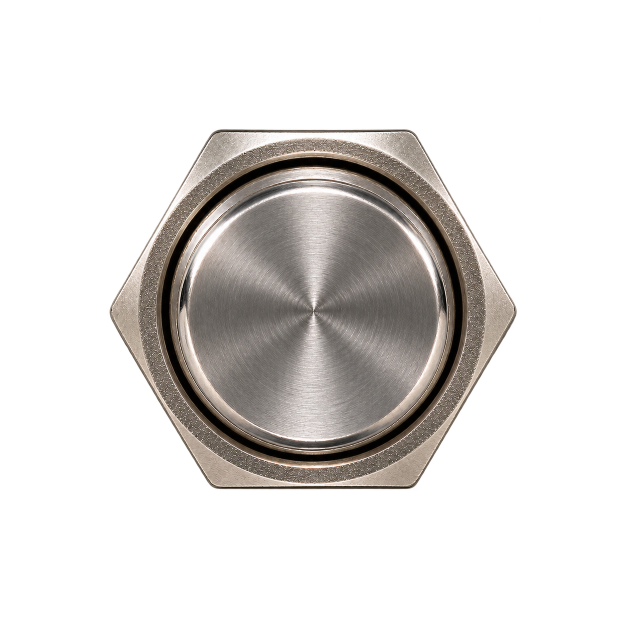
#> input picture design/src/footswitch_photo.png, 1254 x 1254 px, given in place of boitier.png, which was not available (shown at 1/2 size); the run also reads 1 picture not shown here
$ python make_art.py
#> lines starting #> are read from the running program, lines starting #| are printed output that depends on the picture; after the words box and inside, x2 and y2 are one past the last pixel; in counts of white or black regions, pixels touching at a corner belong together
# Wharry v2 (NINE HANDS | DSP) : fabrique les images du plugin a partir des pieces photo de design/src.
# Repere de travail = image 1950 x 1800 px ; repere du plugin = image / 2 (975 x 900 unites).
# Aucune piece n'est agrandie : toutes les sources sont seulement reduites.
# Sorties (dossier art/) : background.png, treadle.png, knob_base.png, knob_marker.png, knob_shadow.png,
#                          sw_slider.png, fs_cap.png ; et Layout.h (positions en unites du plugin).
# Les textes, graduations, logo, ecran, barre de presets et lumieres sont dessines en vectoriel par l'editeur.
from PIL import Image, ImageDraw, ImageFilter, ImageChops, ImageFont
import numpy as np, math, os, json, cv2

ROOT = os.path.dirname(os.path.dirname(os.path.abspath(__file__)))
SRC = os.path.join(ROOT, 'design', 'src')
OUT = os.path.join(ROOT, 'art')
FONTS = os.path.join(ROOT, 'fonts')
os.makedirs(OUT, exist_ok=True)
def src(n): return Image.open(os.path.join(SRC, n)).convert('RGBA')
#> called with n = 'boitier.png'
#> returned value is the input picture: PIL image 1254x1254 RGBA; mean R, G, B, A 39.9, 37.1, 34.9, 70.9
def F(n, sz): return ImageFont.truetype(os.path.join(FONTS, 'Poppins-' + n + '.ttf'), sz)

H = 1800
JL = 205                                   # longueur des jacks le long de la tranche
P = round(JL * 109 / 515) - 4              # saillie des jacks
house = src('boitier.png').crop((131, 124, 3966, 3813))
s = H / house.height
#> s = 0.488
BW = round(house.width * s)
#> BW = 1871
W = BW + 2 * P + 1                         # 1950 : largeur paire (repere du plugin entier)
#> W = 1950
house = house.resize((BW, H), Image.LANCZOS)
#> house: PIL image 1871x1800 RGBA
hx = lambda v: (v - 131) * s
hyy = lambda v: (v - 124) * s
def X(v): return P + hx(v)
def Y(v): return hyy(v)

# 2e trait grave efface (la barre de presets le remplace)
hy = round(hyy(2570)); a0 = round(hx(2060)); a1 = round(hx(3840))
band = house.crop((a0, hy - 14, a1, hy - 6))
for k in range(0, 16, 8): house.paste(band, (a0, hy - 6 + k))
# 1er trait efface aussi : il est redessine, centre sur la zone de droite
l1 = round(hyy(1897)); e0 = round(hx(1800)); e1 = round(hx(3900))
band = house.crop((e0, l1 - 14, e1, l1 - 6))
for k in range(0, 16, 8): house.paste(band, (e0, l1 - 6 + k))

# cuvette agrandie de 10 % (plateau + 10 %), reprise dans la source pleine resolution, decalee de 25 px vers la gauche
m = 10; HO = src('boitier.png'); mo = m / s
#> after `mo = m / s`: mo = 20.49
cav = HO.crop((round(331 - mo), round(394 - mo), round(1970 + mo), round(3618 + mo)))
ow = round((1970 - 331) * s); NW = round(ow * 1.10); NT, NB = 50, 1745; NH = NB - NT
#> after `ow = round((1970 - 331) * s)`: ow = 800
#> after `NW = round(ow * 1.1)`: NW = 880
cav = cav.resize((NW + 2 * m, NH + 2 * m), Image.LANCZOS)
#> cav: PIL image 900x1715 RGBA
fm = np.ones((cav.height, cav.width))
for k in range(m):
    v = k / m; fm[k, :] = np.minimum(fm[k, :], v); fm[-1 - k, :] = np.minimum(fm[-1 - k, :], v)
    fm[:, k] = np.minimum(fm[:, k], v); fm[:, -1 - k] = np.minimum(fm[:, -1 - k], v)
ca = np.array(cav).astype(float); ca[..., 3] *= fm; cav = Image.fromarray(ca.astype('uint8'))
DX = -25
house.alpha_composite(cav, (round(hx(331) - m) + DX, NT - m))
CAV = (P + hx(331) + DX, NT, P + hx(331) + NW + DX, NB)
#> CAV = (111.6, 50, 991.6, 1745)

img = Image.new('RGBA', (W, H), (0, 0, 0, 0)); img.alpha_composite(house, (P, 0))
#> after `img = Image.new('RGBA', (W, H), (0, 0, 0, 0))`: img: PIL image 1950x1800 RGBA; every value is 0

def shadow(sprite, off, blur, op):
    a = sprite.split()[3].point(lambda v: int(v * op))
    sh = Image.new('RGBA', (sprite.width + 4 * blur, sprite.height + 4 * blur), (0, 0, 0, 0))
    mk = Image.new('L', sh.size, 0); mk.paste(a, (2 * blur, 2 * blur)); mk = mk.filter(ImageFilter.GaussianBlur(blur))
    sh.putalpha(mk); return sh
def put(sprite, cx, cy, sh=None):
    x = round(cx - sprite.width / 2); y = round(cy - sprite.height / 2)
    if sh:
        o, b, op = sh; S = shadow(sprite, o, b, op); img.alpha_composite(S, (x - 2 * b + o[0], y - 2 * b + o[1]))
    img.alpha_composite(sprite, (x, y))

# ---- plateau (a plat = orteil enfonce), plaque de caoutchouc remplacee, bords du cadre reduits de 40 %
cx0, cy0, cx1, cy1 = CAV
#> cx0 = 111.6; cy0 = 50; cx1 = 991.6; cy1 = 1745
tr = src('plateau.png')
#> call 3 of src, with n = 'plateau.png'
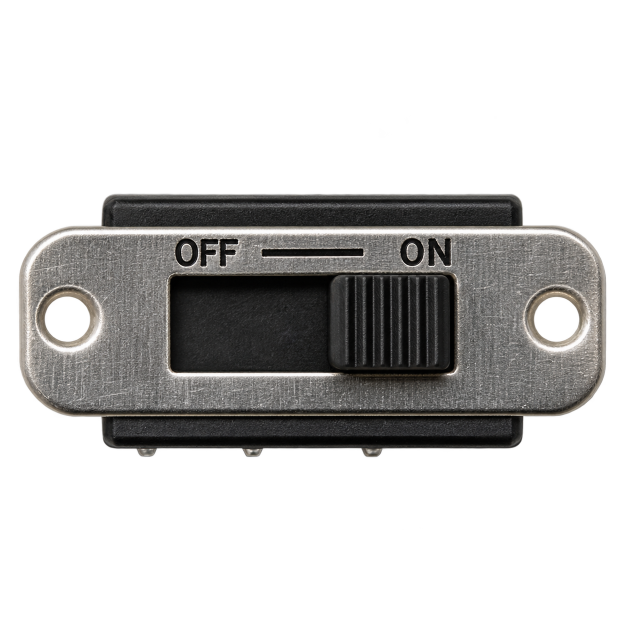
#> input picture design/src/inverseur_droite.png, 1254 x 1254 px, given in place of plateau.png, which was not available (shown at 1/2 size)
#> in src, returned value is the input picture: PIL image 1254x1254 RGBA; mean R, G, B, A 32, 31.2, 30.3, 85.4
rb = src('caoutchouc.png')
RX0, RY0, RX1, RY1 = 188, 244, 1580, 2958; rw, rh = RX1 - RX0, RY1 - RY0
cy = 1601
rb = rb.crop((800 - rw // 2, cy - rh // 2, 800 - rw // 2 + rw, cy - rh // 2 + rh))
ra = np.array(rb).astype(float); ra[..., 3] = 255
yy, xx = np.mgrid[0:rh, 0:rw]; dd = np.minimum.reduce([xx, yy, rw - 1 - xx, rh - 1 - yy]).astype(float)
ra[..., :3] *= (0.55 + 0.45 * np.clip(dd / 18, 0, 1))[..., None]
rb = Image.fromarray(np.clip(ra, 0, 255).astype('uint8'))
mk = Image.new('L', (rw, rh), 0); ImageDraw.Draw(mk).rounded_rectangle((0, 0, rw - 1, rh - 1), 38, fill=255); rb.putalpha(mk)
#> after `mk = Image.new('L', (rw, rh), 0)`: mk: PIL image 1392x2714 L; every value is 0
#> after `ImageDraw.Draw(mk).rounded_rectangle((0, 0, rw - 1, rh - 1), 38, fill=`:
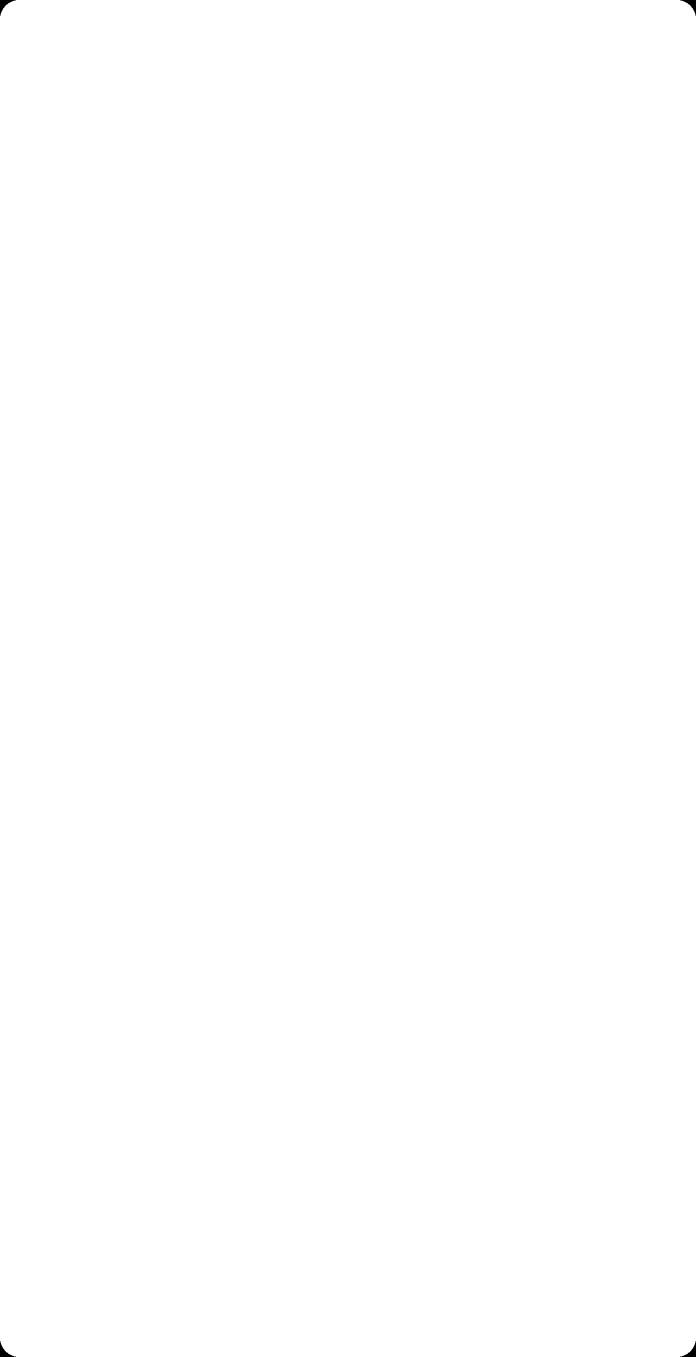
#> mk: PIL image 1392x2714 L (shown at 1/2 size); 100% white; 4 black regions, box (x1, y1, x2, y2) and area: (0, 0, 32, 32) 321, (1360, 0, 1392, 32) 321, (0, 2682, 32, 2714) 321, (1360, 2682, 1392, 2714) 321
tr.alpha_composite(rb, (RX0, RY0)); tr = tr.crop(tr.getbbox())
tw = round(cx1 - cx0 - 28); th = round(tw * tr.height / tr.width); tr = tr.resize((tw, th), Image.LANCZOS)
#> after `tw = round(cx1 - cx0 - 28)`: tw = 852
TX, TY = round((cx0 + cx1) / 2 - tw / 2), round(cy0 + 14)
tr.save(os.path.join(OUT, 'treadle.png'))

# ---- jacks (IN a droite, OUT a gauche, jamais de miroir)
jk = src('jack_photo.png').crop((45, 79, 560, 188))
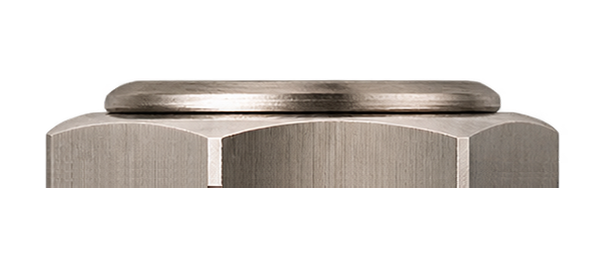
#> input picture design/src/jack_photo.png, 615 x 264 px
#> in src, returned value is the input picture: PIL image 615x264 RGBA; mean R, G, B, A 217.2, 212.4, 208.2, 78.4
jk = jk.resize((JL, round(JL * jk.height / jk.width)), Image.LANCZOS)
#> jk: PIL image 205x43 RGBA
g = np.linspace(1.08, 0.86, jk.height)[:, None]
ja = np.array(jk).astype(float); ja[..., :3] *= g[..., None]; jk = Image.fromarray(np.clip(ja, 0, 255).astype('uint8'))
JY = 910
jr = jk.rotate(-90, expand=True); img.alpha_composite(jr, (P + BW - 4, round(JY - jr.height / 2)))
jl = jk.rotate(90, expand=True);  img.alpha_composite(jl, (P - jl.width + 4, round(JY - jl.height / 2)))

# ---- vis : tete seule, meme retrait depuis les deux bords dans les 4 coins de la facade
sc = src('vis.png')
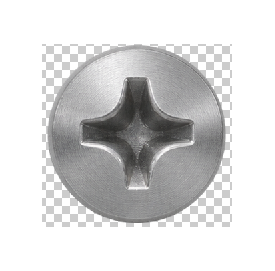
#> input picture design/src/vis.png, 275 x 271 px
mk = Image.new('L', (sc.width * 4, sc.height * 4), 0)
#> mk: PIL image 1100x1084 L; every value is 0
ImageDraw.Draw(mk).ellipse(((137 - 85) * 4, (135 - 85) * 4, (137 + 85) * 4, (135 + 85) * 4), fill=255)
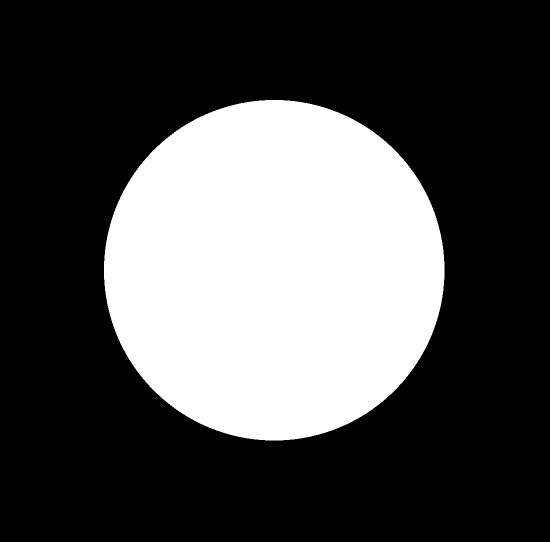
#> mk: PIL image 1100x1084 L (shown at 1/2 size); 30.5% white; 1 white region, box (x1, y1, x2, y2) and area: (208, 200, 889, 881) 364161
sc.putalpha(mk.resize(sc.size, Image.LANCZOS)); sc = sc.crop((137 - 87, 135 - 87, 137 + 87, 135 + 87))
#> after `sc = sc.crop((137 - 87, 135 - 87, 137 + 87, 135 + 87))`:
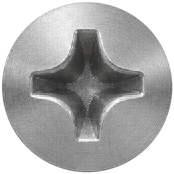
#> sc: PIL image 174x174 RGBA; mean R, G, B, A 162.8, 162.5, 162.8, 191.7; transparent parts drawn white
fx0, fx1, fy0, fy1 = X(183), X(3912), Y(178), Y(3756)
SI, SD = 27, 30
for i, (x, y) in enumerate([(fx0 + SI, fy0 + SI), (fx1 - SI, fy0 + SI), (fx0 + SI, fy1 - SI), (fx1 - SI, fy1 - SI)]):
    v = sc.rotate(17 + i * 31, resample=Image.BICUBIC).resize((SD, SD), Image.LANCZOS); put(v, x, y, ((3, 3), 3, 0.6))

# ---- zones et repartition (memes regles que l'apercu valide)
L1 = Y(1897)
ZL, ZR = CAV[2] + 4, X(3912)
_w = X(3850) - (CAV[2] - DX + 40)
px0 = (ZL + ZR - _w) / 2; px1 = px0 + _w; pc = (px0 + px1) / 2
_lbb = F('Medium', 30).getbbox('GLIDE', anchor='mm')[3]
_wt = F('Light', 86).getbbox('WHARRY', anchor='mm')[1]; _sb = F('Regular', 26).getbbox('PITCH SHIFT', anchor='mm')[3]
FSW = 189; FSH = round(FSW * 721 / 816); BHP = round(76 * 720 / 800)
_hK = 102 + 110 + _lbb; _hT = (72 + _sb) - _wt
Z0, Z1 = L1 + 2, Y(3756); _g = (Z1 - Z0 - (_hK + BHP + FSH + _hT)) / 5
KC = Z0 + _g + 102; L2C = Z0 + 2 * _g + _hK + BHP / 2; FC = Z0 + 3 * _g + _hK + BHP + FSH / 2; WC = Z0 + 4 * _g + _hK + BHP + FSH - _wt
_ZT = 135 + 62 + F('Medium', 24).getbbox('CLASSIC', anchor='lm')[3]; _ZC = (_ZT + L1) / 2
SCR_H = 500; SY0 = _ZC - SCR_H / 2
_dt = F('Medium', 25).getbbox('DETUNE', anchor='mm'); _wb = F('Medium', 25).getbbox('WHAMMY', anchor='mm')
_top = -144 - 24 + _dt[1]; _bot = 144 * math.sqrt(0.5) + 30 + _wb[3]; SCY = _ZC - (_top + _bot) / 2
SC = (px0 + 150, SCY)
SMALL = [(pc + (i - 1) * 285, KC) for i in range(3)]

# trait grave redessine (filet sombre + filet clair)
d = ImageDraw.Draw(img)
d.line([(px0, L1 - 1), (px1, L1 - 1)], fill=(60, 0, 8, 200), width=2)
d.line([(px0, L1 + 1), (px1, L1 + 1)], fill=(235, 200, 200, 210), width=2)

# ---- footswitch (ecrou photo + bouton), ombre a 45 deg vers le bas a droite
fsrc = src('footswitch_photo.png').crop((218, 258, 1034, 979))
fsk = FSW / 816
fs = fsrc.resize((FSW, FSH), Image.LANCZOS); put(fs, pc, FC, ((9, 9), 8, 0.6))
#> after `fs = fsrc.resize((FSW, FSH), Image.LANCZOS)`:
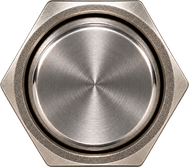
#> fs: PIL image 189x167 RGBA; mean R, G, B, A 106.3, 99.1, 93.3, 189.5; transparent parts drawn white
FSX0, FSY0 = round(pc - FSW / 2), round(FC - FSH / 2)
RING = (FSX0 + (626 - 218) * fsk, FSY0 + (616 - 258) * fsk, 293 * fsk, 13 * fsk)
# bouton seul (pour l'appui) : disque du chapeau dans la photo
capR = 281
cap = src('footswitch_photo.png')
mk = Image.new('L', (cap.width * 4, cap.height * 4), 0)
ImageDraw.Draw(mk).ellipse(((626 - capR) * 4, (616 - capR) * 4, (626 + capR) * 4, (616 + capR) * 4), fill=255)
cap.putalpha(ImageChops.multiply(cap.split()[3], mk.resize(cap.size, Image.LANCZOS)))
cap = cap.crop((626 - capR - 2, 616 - capR - 2, 626 + capR + 2, 616 + capR + 2))
CAPPX = round(cap.width * fsk * 2)          # rendu a 2x la taille de la fenetre a 100 % (net en HiDPI)
cap.resize((CAPPX, CAPPX), Image.LANCZOS).save(os.path.join(OUT, 'fs_cap.png'))
CAPR = (capR + 2) * fsk

# ---- inverseur : fenetre vide (assemblee des deux photos) + curseur seul eclairci de 10 %
L_ = np.array(src('inverseur_gauche.png')).astype(float)   # curseur a gauche
R_ = np.array(src('inverseur_droite.png')).astype(float)   # curseur a droite
win = R_.copy()
# moitie gauche vide = photo curseur-a-droite, moitie droite vide = photo curseur-a-gauche
win[:, :650] = R_[:, :650]; win[:, 650:] = L_[:, 650:]
win = Image.fromarray(np.clip(win, 0, 255).astype('uint8')).crop((347, 557, 899, 741))
slider = L_.copy(); slider[..., :3] *= 1.10
slider = Image.fromarray(np.clip(slider, 0, 255).astype('uint8')).crop((352, 557, 632, 741))
SWW = 150; swk = SWW / win.width
win = win.resize((SWW, round(win.height * swk)), Image.LANCZOS)
mk = Image.new('L', win.size, 0); ImageDraw.Draw(mk).rounded_rectangle((0, 0, win.width - 1, win.height - 1), round(12 * swk), fill=255)
win.putalpha(ImageChops.multiply(win.split()[3], mk))
SLW = round(slider.width * swk * 2); SLH = round(slider.height * swk * 2)
slider.resize((SLW, SLH), Image.LANCZOS).save(os.path.join(OUT, 'sw_slider.png'))
_fo = F('Medium', 24); _tw = _fo.getlength('CLASSIC') + 26 + _fo.getlength('CHORDS'); _bbc = _fo.getbbox('CHORDS')
swx = (px1 - 10 + 6) - _tw / 2 - (_bbc[2] - _fo.getlength('CHORDS')); swy = 135
d.rounded_rectangle((round(swx - 78), round(swy - win.height / 2) - 3, round(swx + 78), round(swy + win.height / 2) + 3), 13, fill=(25, 4, 6, 255))
#> (the run stopped early here; a loop or call above may not have finished)
